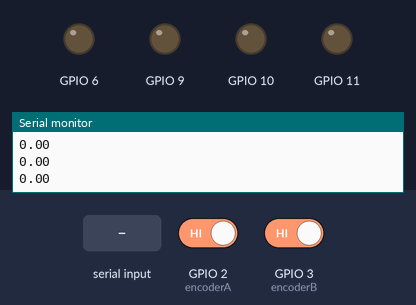
Recording of a sketch running on a simulated ESP32. On the bench: output pins drawn as LEDs (lit = HIGH), the last lines printed to the serial monitor. The inputs (shaded band) are chosen by the test bench; at power-on: GPIO 2 (encoderA) HIGH, GPIO 3 (encoderB) HIGH.

Above: at 1.2 s.
1.3 s: "90,45\n" received over Serial
At 2.1 s:
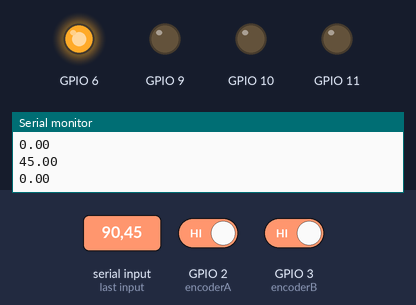
Timing chart, 0 to 4.3 s (numbered marks = the images above; inputs shaded):
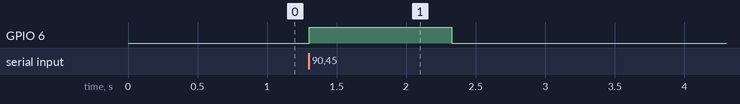

Measured:
- after the input at 1.3 s, GPIO 6: LOW → HIGH at once, → LOW 1.0 s later

The sketch:

Motor_Control.ino
```cpp
#include "Motor_Controller.h"

#include "Encoder_helper.h"
#include "SpeedCal.h"
const uint8_t motor_in1 = 6;
const uint8_t motor_in2 = 9;
const uint8_t motor_in3 = 10;
const uint8_t motor_in4 = 11;

long speed = 0;
float fspeed = 0.0f;

SpeedCal sc = SpeedCal();

Motor_Controller controller(
    motor_in1,
    motor_in2,
    motor_in3,
    motor_in4);
void setup()
{
    Serial.begin(9600);
    setup_encoders_with_interrupts();
}

void loop()
{
    bool speed_recieved = false;
    if (Serial.available())
    {
        speed_recieved = true;
        // speed = Serial.parseInt();
        fspeed = Serial.parseFloat();
    }
    if (speed_recieved)
    {
        Serial.println(fspeed);
    }
    controller.set_motor_speed(fspeed, 0.0f);
    sc.update(countA, countB);
    Serial.println(sc.speed_A);
    delay(5);
}
```

Analogue_Pin_helper.h
```cpp
#ifndef ANALOGUE_PIN_HELPER
#define ANALOGUE_PIN_HELPER

const uint8_t BITDEPTH = 8;
struct AnaloguePin
{
    uint8_t m_pin = 0;
    uint8_t m_channel = 0;

    AnaloguePin()
    {
    }

    AnaloguePin(uint8_t pin, uint8_t channel, uint32_t frequency)
        : m_pin(pin), m_channel(channel)
    {
        ledcSetup(m_channel, frequency, BITDEPTH);
        ledcAttachPin(pin, channel);
    }

    void write(uint8_t duty)
    {
        ledcWrite(m_channel, duty);
    }
};
#endif
```

Encoder_helper.h
```cpp
#ifndef ENCODER_HELPER
#define ENCODER_HELPER

volatile int64_t countA = 0;
volatile int64_t countB = 0;

const uint8_t encoderA = 2;
const uint8_t encoderB = 3;

const uint8_t dirpinA = 4;
const uint8_t dirpinB = 5;

void IRAM_ATTR ISRA()
{
    if (digitalRead(dirpinA) == HIGH)
    {
        countA++;
        return;
    }
    countA--;
}

void IRAM_ATTR ISRB()
{
    if (digitalRead(dirpinB) == HIGH)
    {
        countB++;
        return;
    }
    countB--;
}

void setup_encoders_with_interrupts()
{
    attachInterrupt(encoderA, ISRA, RISING);
    attachInterrupt(encoderB, ISRB, RISING);
    pinMode(dirpinA, INPUT);
    pinMode(dirpinB, INPUT);
}
#endif
```

Motor_Controller.h
```cpp
#ifndef MOTOR_CONTROLLER
#define MOTOR_CONTROLLER

#include "Analogue_Pin_helper.h"

const long MAX_OUTPUT = 255;
const long MIN_VALUE_FOR_OUTPUT = 90;

const float zero_threshold = 0.01f;

const uint8_t bitdepth = 8;
const uint32_t frequency = 5000;
struct Motor_Controller
{

    AnaloguePin m_motor_in1;
    AnaloguePin m_motor_in2;
    AnaloguePin m_motor_in3;
    AnaloguePin m_motor_in4;
    Motor_Controller(uint8_t motor_in1, uint8_t motor_in2, uint8_t motor_in3, uint8_t motor_in4)
    {
        m_motor_in1 = AnaloguePin(motor_in1, 0, 5000);
        m_motor_in2 = AnaloguePin(motor_in2, 1, 5000);
        m_motor_in3 = AnaloguePin(motor_in3, 2, 5000);
        m_motor_in4 = AnaloguePin(motor_in4, 3, 5000);
    }

    void set_motor_speed_raw(long motor1_speed, long motor2_speed)
    {
        if (motor1_speed >= 0)
        {
            m_motor_in1.write(motor1_speed);
            m_motor_in2.write(0);
        }
        else
        {
            m_motor_in1.write(0);
            m_motor_in2.write(-motor1_speed);
        }
        if (motor2_speed >= 0)
        {
            m_motor_in3.write(motor2_speed);
            m_motor_in4.write(0);
        }

        else
        {
            m_motor_in3.write(0);
            m_motor_in4.write(-motor2_speed);
        }
    }
    long convert_to_raw(float value)
    {
        if (abs(value) < zero_threshold)
        {
            return 0;
        }
        if (value < 0)
        {
            return (value) * (MAX_OUTPUT - MIN_VALUE_FOR_OUTPUT) - MIN_VALUE_FOR_OUTPUT;
        }

        return (value) * (MAX_OUTPUT - MIN_VALUE_FOR_OUTPUT) + MIN_VALUE_FOR_OUTPUT;
    }
    void set_motor_speed(float motor1_speed, float motor2_speed)
    {
        motor1_speed = constrain(motor1_speed, -1, 1);
        motor2_speed = constrain(motor2_speed, -1, 1);

        long m1s = convert_to_raw(motor1_speed);
        long m2s = convert_to_raw(motor2_speed);

        set_motor_speed_raw(m1s, m2s);
    }

    void stop()
    {
        m_motor_in1.write(0);
        m_motor_in2.write(0);
        m_motor_in3.write(0);
        m_motor_in4.write(0);
    }

    void brake()
    {

        m_motor_in1.write(1);

        m_motor_in2.write(1);

        m_motor_in3.write(1);

        m_motor_in4.write(1);
    }
};
#endif
```

SpeedCal.h
```cpp
#ifndef SPEED_CAL
#define SPEED_CAL

struct SpeedCal
{
    int64_t pre_countA = 0;
    int64_t pre_countB = 0;
    int64_t pre_time = 0;
    float speed_A = 0.0f;
    float speed_B = 0.0f;
    SpeedCal()
    {
        pre_time = millis();
    }

    void update(int64_t countA, int64_t countB)
    {
        if (countA == pre_countA & countB == pre_countB)
        {
            return;
        }
        int64_t dt = millis() - pre_time;
        speed_A = float(countA - pre_countA) / float(dt);
        speed_B = float(countB - pre_countB) / float(dt);
        pre_countA = countA;
        pre_countB = countB;
        pre_time = millis();
    }
};

#endif
```
